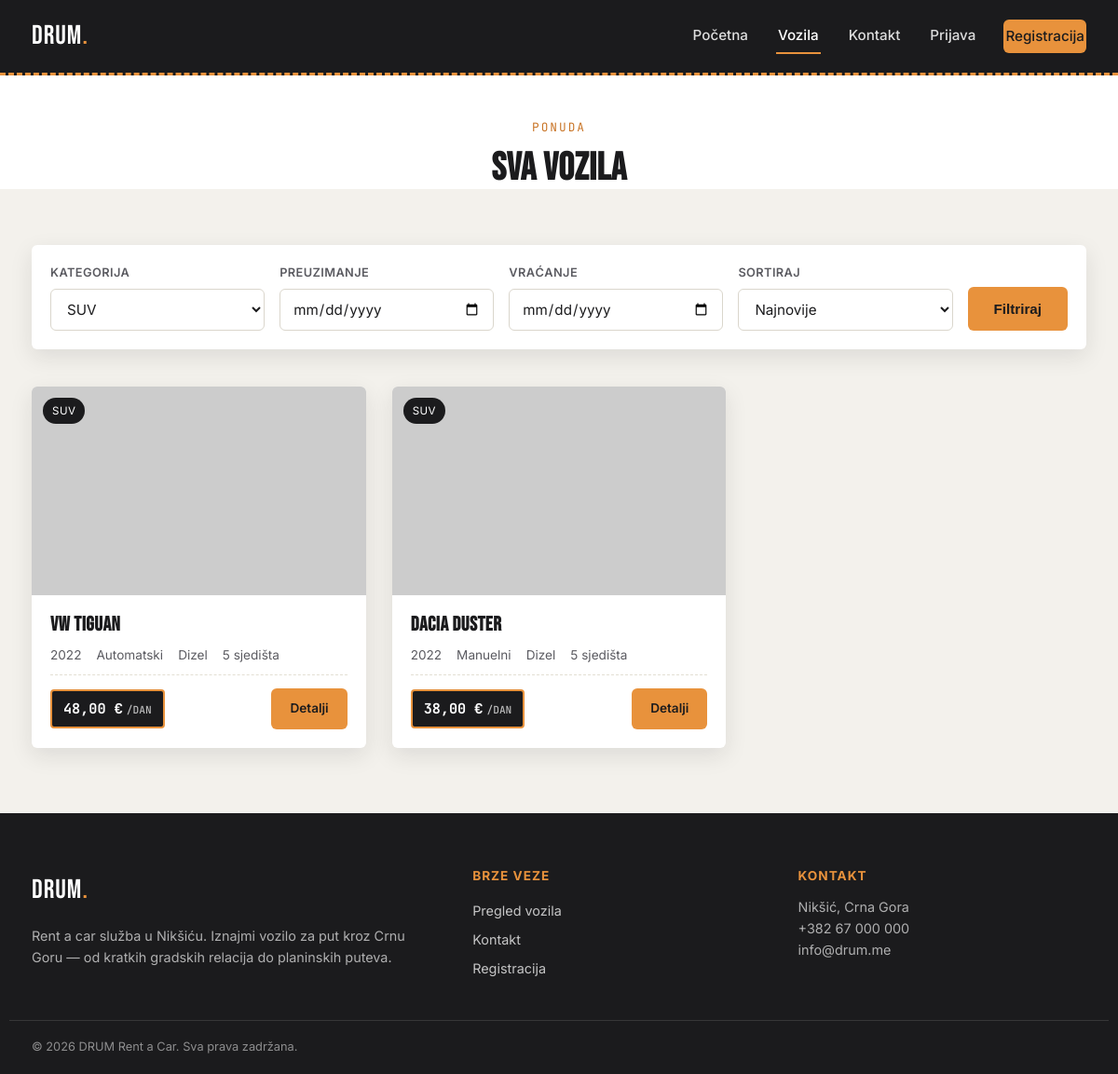
Page /cars.php?kategorija=3 on the committed database.
### tables this page shows
CREATE TABLE vozila (
    id INT AUTO_INCREMENT PRIMARY KEY,
    naziv VARCHAR(100) NOT NULL,
    kategorija_id INT,
    godiste YEAR NOT NULL,
    gorivo ENUM('Benzin','Dizel','Hibrid','Elektricni') NOT NULL DEFAULT 'Dizel',
    mjenjac ENUM('Manuelni','Automatski') NOT NULL DEFAULT 'Manuelni',
    broj_sjedista TINYINT NOT NULL DEFAULT 5,
    cijena_po_danu DECIMAL(8,2) NOT NULL,
    slika VARCHAR(255) DEFAULT 'no-image.jpg',
    opis TEXT,
    dostupno TINYINT(1) NOT NULL DEFAULT 1,
    datum_dodavanja TIMESTAMP DEFAULT CURRENT_TIMESTAMP,
    FOREIGN KEY (kategorija_id) REFERENCES kategorije(id) ON DELETE SET NULL
);

CREATE TABLE kategorije (
    id INT AUTO_INCREMENT PRIMARY KEY,
    naziv VARCHAR(50) NOT NULL UNIQUE
);

### includes/functions.php (called while the page is built, shortened)
<?php
function h($tekst) {
    return htmlspecialchars($tekst ?? '', ENT_QUOTES, 'UTF-8');
}
function formatCijena($iznos) {
    return number_format((float)$iznos, 2, ',', '.') . ' €';
}

### cars.php (the view, shortened to what this page needs)
<?php
require_once 'config/db.php';
require_once 'includes/functions.php';
$kategorijaId = $_GET['kategorija'] ?? '';
$datumOd = $_GET['datum_od'] ?? '';
$datumDo = $_GET['datum_do'] ?? '';
$uslovi = ["v.dostupno = 1"];
$parametri = [];
$tipovi = '';
if ($kategorijaId !== '') {
    $uslovi[] = "v.kategorija_id = ?";
    $parametri[] = $kategorijaId;
    $tipovi .= 'i';
}
$redoslijed = "v.id DESC";
$upit = "SELECT v.*, k.naziv AS kategorija_naziv
         FROM vozila v
         LEFT JOIN kategorije k ON v.kategorija_id = k.id
         WHERE " . implode(' AND ', $uslovi) . "
         ORDER BY $redoslijed";
$stmt = mysqli_prepare($konekcija, $upit);
if ($parametri) {
    mysqli_stmt_bind_param($stmt, $tipovi, ...$parametri);
}
mysqli_stmt_execute($stmt);
$rezultat = mysqli_stmt_get_result($stmt);
$kategorije = mysqli_query($konekcija, "SELECT * FROM kategorije ORDER BY naziv");
require_once 'includes/header.php';
?>
<section style="padding-top:46px;padding-bottom:0;background:var(--bijela)">
    <div class="kontejner">
        <div class="sekcija-naslov" style="margin-bottom:30px">
            <span class="eyebrow">Ponuda</span>
            <h2>Sva vozila</h2>
        </div>
    </div>
</section>
<section style="padding-top:30px">
    <div class="kontejner">
        <form class="filter-traka" method="get">
            <div class="polje">
                <label for="kategorija">Kategorija</label>
                <select name="kategorija" id="kategorija">
                    <?php mysqli_data_seek($kategorije, 0); while ($k = mysqli_fetch_assoc($kategorije)): ?>
                        <option value="<?= $k['id'] ?>" <?= ($kategorijaId == $k['id']) ? 'selected' : '' ?>><?= h($k['naziv']) ?></option>
                    <?php endwhile; ?>
                </select>
            </div>
            <div class="polje">
                <label for="datum_od">Preuzimanje</label>
                <input type="date" name="datum_od" id="datum_od" value="<?= h($datumOd) ?>">
            </div>
            <div class="polje">
                <label for="datum_do">Vraćanje</label>
                <input type="date" name="datum_do" id="datum_do" value="<?= h($datumDo) ?>">
            </div>
            <div class="polje">
                <label for="sort">Sortiraj</label>
                <select name="sort" id="sort">
                    <option value="">Najnovije</option>
                </select>
            </div>
            <button type="submit" class="dugme dugme-primarno">Filtriraj</button>
        </form>
        <div class="mreza-vozila">
            <?php if (mysqli_num_rows($rezultat) === 0): ?>
                <div class="prazno-stanje">Nema vozila koja odgovaraju traženim kriterijumima. Pokušaj sa drugim datumima ili kategorijom.</div>
            <?php else: while ($vozilo = mysqli_fetch_assoc($rezultat)): ?>
                <div class="kartica-vozila">
                    <div class="kartica-vozila-slika">
                        <span class="kartica-kategorija"><?= h($vozilo['kategorija_naziv'] ?? 'Vozilo') ?></span>
                        <img src="uploads/cars/<?= h($vozilo['slika']) ?>" alt="<?= h($vozilo['naziv']) ?>"
                             onerror="this.src='https://placehold.co/600x375/1B1B1D/F3F1EC?text=DRUM'">
                    </div>
                    <div class="kartica-vozila-tijelo">
                        <h3><?= h($vozilo['naziv']) ?></h3>
                        <div class="specifikacije">
                            <span><?= h($vozilo['godiste']) ?></span>
                            <span><?= h($vozilo['mjenjac']) ?></span>
                            <span><?= h($vozilo['gorivo']) ?></span>
                            <span><?= h($vozilo['broj_sjedista']) ?> sjedišta</span>
                        </div>
                        <div class="kartica-vozila-dno">
                            <span class="cijena-tablica"><?= formatCijena($vozilo['cijena_po_danu']) ?><small>/dan</small></span>
                            <a href="car-details.php?id=<?= $vozilo['id'] ?><?= $datumOd ? '&datum_od=' . urlencode($datumOd) . '&datum_do=' . urlencode($datumDo) : '' ?>" class="dugme dugme-malo">Detalji</a>
                        </div>
                    </div>
                </div>
            <?php endwhile; endif; ?>
        </div>
    </div>
</section>
<?php require_once 'includes/footer.php'; ?>

### css/style.css (style rules this page uses)
:root { --asfalt: #1B1B1D; --asfalt-svjetliji: #2B2B2E; --kamen: #5B5B61; --magla: #F3F1EC; --bijela: #FFFFFF; --amber: #E8923C; --amber-tamniji: #C97527; --tirkiz: #1F4B4C; --zelena: #3F7D5C; --crvena: #B5483D; --zuta: #D9A441; --font-display: 'Bebas Neue', sans-serif; --font-body: 'Inter', sans-serif; --font-mono: 'JetBrains Mono', monospace; --radijus: 6px; --sjenka: 0 8px 24px rgba(27,27,29,0.10); --sjenka-jaka: 0 16px 40px rgba(27,27,29,0.18); }
* { box-sizing:border-box; margin:0; padding:0; }
html { scroll-behavior:smooth; }
body { font-family: var(--font-body); color: var(--asfalt); background: var(--magla); line-height:1.6; }
img { max-width:100%; display:block; }
a { text-decoration:none; color:inherit; }
h1,h2,h3,h4 { font-family: var(--font-display); letter-spacing: 0.5px; line-height:1.1; text-transform: uppercase; }
h2 { font-size: clamp(1.9rem, 4vw, 2.6rem); }
h3 { font-size: 1.5rem; }
.kontejner { max-width: 1180px; margin: 0 auto; padding: 0 24px; }
.dugme { display:inline-flex; align-items:center; justify-content:center; gap:8px; padding: 13px 26px; border-radius: var(--radijus); font-weight:600; font-size: 0.95rem; border: 2px solid transparent; cursor:pointer; transition: transform .15s ease, box-shadow .15s ease, background .15s ease; }
.dugme-primarno { background: var(--amber); color: var(--asfalt); }
.dugme-malo { padding: 9px 18px; font-size:0.85rem; background:var(--amber); color:var(--asfalt); border-radius: var(--radijus); }
.polje { display:flex; flex-direction:column; gap:6px; }
.polje label { font-size:0.8rem; font-weight:600; color: var(--kamen); text-transform:uppercase; letter-spacing:0.4px; }
input, select, textarea { font-family: var(--font-body); font-size: 0.95rem; padding: 11px 13px; border: 1.5px solid #DAD6CC; border-radius: var(--radijus); background: var(--bijela); color: var(--asfalt); }
section { padding: 70px 0; }
.sekcija-naslov { text-align:center; max-width:620px; margin: 0 auto 50px; }
.sekcija-naslov .eyebrow { font-family: var(--font-mono); font-size:0.8rem; letter-spacing:2px; color: var(--amber-tamniji); text-transform:uppercase; display:block; margin-bottom:10px; }
.filter-traka { background: var(--bijela); border-radius: var(--radijus); padding: 20px; box-shadow: var(--sjenka); display:flex; flex-wrap:wrap; gap:16px; align-items:flex-end; margin-bottom: 40px; }
.filter-traka .polje { flex:1; min-width:160px; }
.mreza-vozila { display:grid; grid-template-columns: repeat(auto-fill, minmax(290px, 1fr)); gap: 28px; }
.kartica-vozila { background: var(--bijela); border-radius: var(--radijus); overflow:hidden; box-shadow: var(--sjenka); transition: transform .18s ease, box-shadow .18s ease; display:flex; flex-direction:column; }
.kartica-vozila-slika { position:relative; aspect-ratio: 16/10; background: var(--magla); overflow:hidden; }
.kartica-vozila-slika img { width:100%; height:100%; object-fit:cover; }
.kartica-kategorija { position:absolute; top:12px; left:12px; background: var(--asfalt); color: var(--bijela); font-size:0.72rem; text-transform:uppercase; letter-spacing:0.5px; padding: 5px 10px; border-radius: 100px; }
.kartica-vozila-tijelo { padding: 20px; display:flex; flex-direction:column; gap:10px; flex:1; }
.kartica-vozila-tijelo h3 { font-size:1.35rem; }
.specifikacije { display:flex; flex-wrap:wrap; gap: 10px 16px; font-size:0.85rem; color: var(--kamen); }
.specifikacije span { display:flex; align-items:center; gap:5px; }
.kartica-vozila-dno { display:flex; align-items:center; justify-content:space-between; margin-top:auto; padding-top:14px; border-top: 1px dashed #E3DFD3; }
.cijena-tablica { font-family: var(--font-mono); font-weight:700; background: var(--asfalt); color: var(--bijela); padding: 7px 12px; border-radius: 4px; font-size: 0.95rem; border: 2px solid var(--amber); }
.cijena-tablica small { font-weight:500; opacity:0.7; font-size:0.7rem; text-transform:uppercase; margin-left:4px; }

### rows in the picture
vozila: kategorija.naziv "SUV", naziv "VW TIGUAN", godiste "2022", mjenjac "Automatski", gorivo "Dizel", broj_sjedista "5", cijena_po_danu "48,00 €"
vozila: kategorija.naziv "SUV", naziv "DACIA DUSTER", godiste "2022", mjenjac "Manuelni", gorivo "Dizel", broj_sjedista "5", cijena_po_danu "38,00 €"

### other values in the picture
form field kategorija "SUV"
